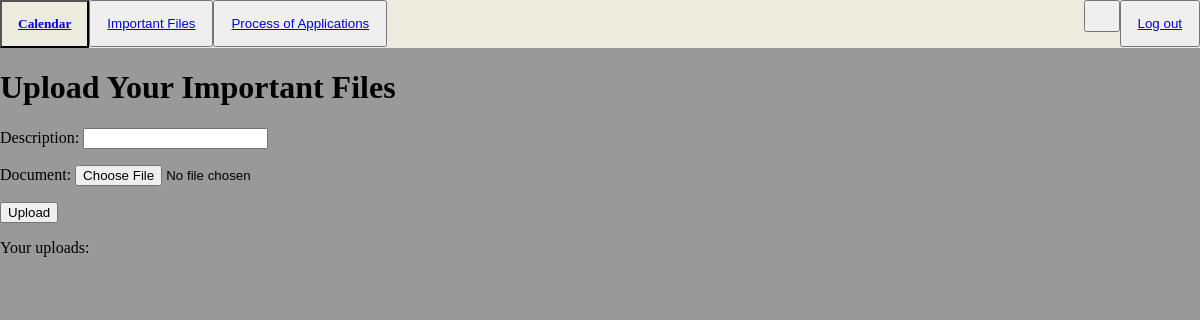
Before: /important-files/ with the older database file.
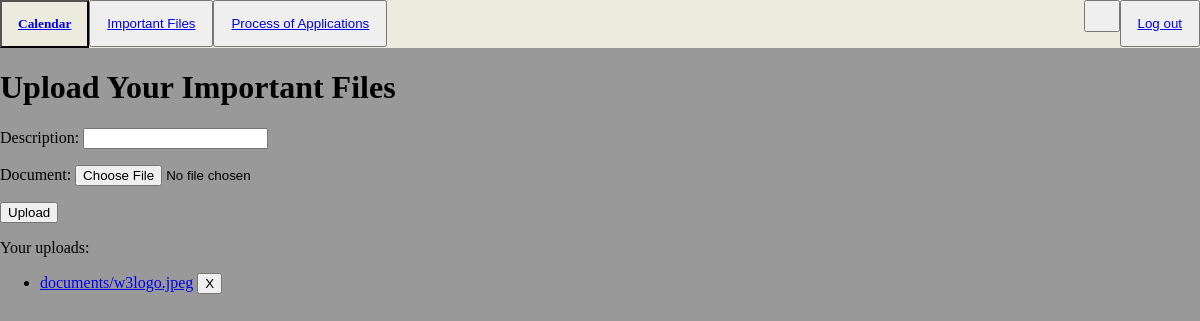
After: the same page with the newer database file.
### users/models.py (models this page shows)
class Document(models.Model):
    description = models.CharField(max_length=255, blank=True)
    document = models.FileField(upload_to='documents/')
    uploaded_at = models.DateTimeField(auto_now_add=True)

### users/views.py (the view)
# urls.py: path("important-files/", views.files, name="importantfiles"),
def files(request):
    if request.method == 'POST':
        form = DocumentForm(request.POST, request.FILES)
        if form.is_valid():
            form.save()
            return render(request, 'home/importantFiles.html', {
                'uploads': Document.objects.all()
            })
    else:
        form = DocumentForm()
    return render(request, 'home/importantFiles.html', {
        'form': form,
        'uploads': Document.objects.all()
    })

### users/forms.py
class DocumentForm(forms.ModelForm):
    class Meta:
        model = Document
        fields = ('description', 'document', )

### users/templates/home/importantFiles.html (shortened to what this page needs)
<html>
  <head>
    {% load static %}
    <link href="{% static 'css/home/home.css' %}" rel="stylesheet" type="text/css"/>
  </head>
  <body>
        <div class="topnav">
      <button onclick style="float: right">
        <a href="/log-out">
          Log out
        </a>
      </button>
      <button onclick style="float: right">
      </button>
      <button>
        <a href="/cal">
          Calendar
        </a>
      </button>
      <button onclick>
        <a href="/important-files">
          Important Files
        </a>
      </button>
      <button onclick>
        <a href="/process-of-applications">
          Process of Applications
        </a>
      </button>
    </div>
    <h1>Upload Your Important Files </h1>
    {% block content %}
  <form method="post" enctype="multipart/form-data">
    {{ form.as_p }}
    <button type="submit">Upload</button>
  </form>
{% endblock %}
  <div>
    <p>Your uploads:</p>
    <ul class="uploads">
    {% for x in uploads %}
    <li>
      <a href="{{x.document}}" download>{{x.document}}</a>
      <a href="delete/{{x.document}}"><button>X</button></a>
    </li>
    {% endfor %}
    </ul>
    <br>
  </div>
  </body>
</html>

Changed rows visible on the page:
added Document: document "documents/w3logo.jpeg"
